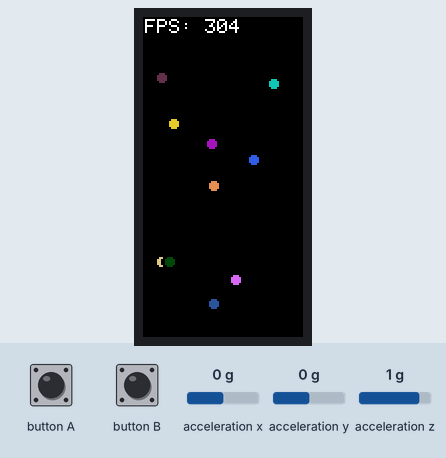
The sketch below on a simulated ESP32. On the bench: 80×160 colour display. The inputs (shaded band) are chosen by the test bench; at power-on: acceleration x 0 g, acceleration y 0 g, acceleration z 1 g. Random numbers use the default seed unless the sketch sets one.

Above: at 1.3 s.
1.4 s: button A pressed for 0.15 s
At 1.82 s:
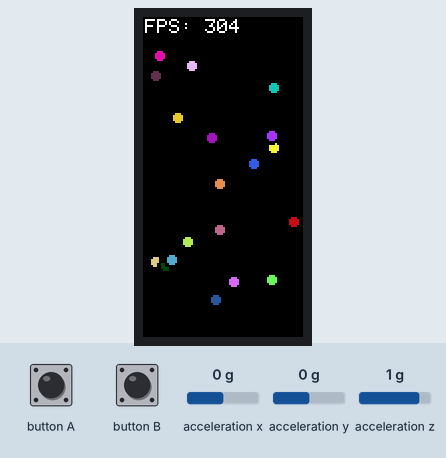
2.1 s: button A pressed for 1 s
At 2.43 s:
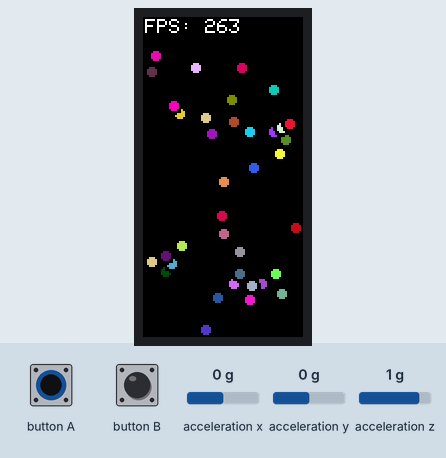
3.7 s: button A pressed for 0.15 s
At 4.27 s:
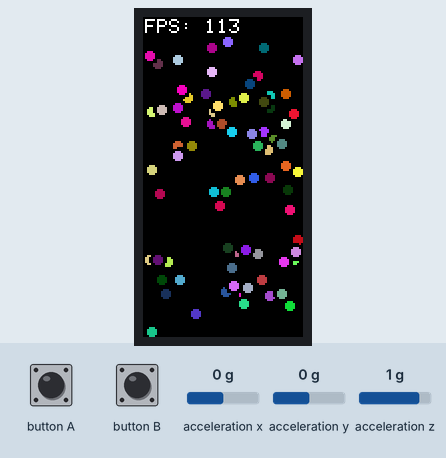
4.4 s: button A pressed for 3.2 s
At 4.59 s:
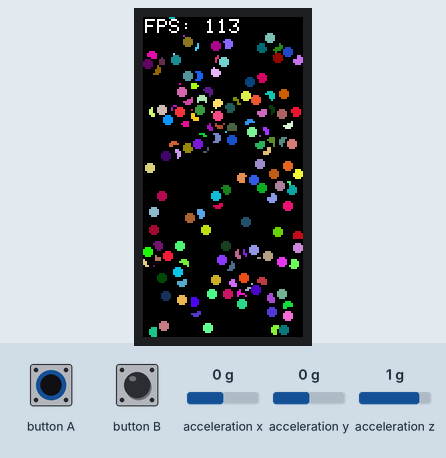
8.2 s: button A pressed for 0.15 s
At 8.67 s:
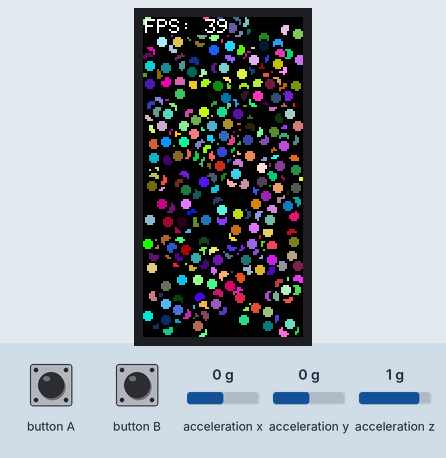
8.9 s: button A pressed for 1 s
At 9.32 s:
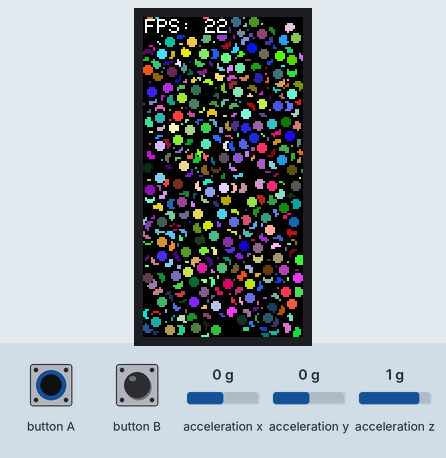
Timing chart, 0 to 11.5 s (numbered marks = the images above; inputs shaded):
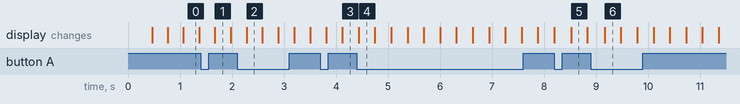

The sketch:

physic.ino
```cpp
#include <M5StickC.h>

#define MAX_BALL_COUNT 500 // 最大ボール数
#define BALL_RADIUS 2      // ボールの半径 (2ピクセル = 2cm)
#define SCREEN_WIDTH 80    // 画面の幅 (80ピクセル = 80cm)
#define SCREEN_HEIGHT 160  // 画面の高さ (160ピクセル = 160cm)
#define GRAVITY 981.0      // 重力加速度 (cm/s^2)

bool isBrah = false;

float ballX[MAX_BALL_COUNT];
float ballY[MAX_BALL_COUNT];
float velocityX[MAX_BALL_COUNT];
float velocityY[MAX_BALL_COUNT];
uint16_t ballColors[MAX_BALL_COUNT]; // ボールの色

int ballCount = 10;             // 初期ボール数
unsigned long previousTime = 0; // 前回のフレーム計算時間

void initializeBall(int index)
{
    ballX[index] = random(BALL_RADIUS, SCREEN_WIDTH - BALL_RADIUS);
    ballY[index] = random(BALL_RADIUS, SCREEN_HEIGHT - BALL_RADIUS);
    velocityX[index] = random(-50, 50) / 10.0; // 初期速度 (cm/s)
    velocityY[index] = random(-50, 50) / 10.0;
    ballColors[index] = M5.Lcd.color565(random(0, 256), random(0, 256), random(0, 256)); // ランダムカラー
}

void setup()
{
    M5.begin();
    M5.Imu.Init();
    M5.Lcd.fillScreen(BLACK);

    for (int i = 0; i < ballCount; i++)
    {
        initializeBall(i);
    }
    previousTime = millis();
}

void loop()
{
    unsigned long currentTime = millis();
    float deltaTime = (currentTime - previousTime) / 1000.0; // デルタ時間
    previousTime = currentTime;

    float accX, accY, accZ;
    M5.update();

    // ボール数の増減
    if (M5.BtnA.wasPressed())
    {
        if (ballCount < MAX_BALL_COUNT)
        {
            ballCount *= 2; // ボール数を倍
            if (ballCount > MAX_BALL_COUNT)
                ballCount = MAX_BALL_COUNT; // 最大数を超えないように
            for (int i = 0; i < ballCount; i++)
            {
                if (i >= ballCount / 2)
                    initializeBall(i); // 新しいボールを初期化
            }
        }
    }

    if (M5.BtnB.wasPressed())
    {
        if (ballCount > 1)
        {
            ballCount /= 2; // ボール数を半分
            for (int i = ballCount; i < MAX_BALL_COUNT; i++)
            {
                M5.Lcd.fillCircle((int)ballX[i], (int)ballY[i], BALL_RADIUS + 2, BLACK); // 現在のボールを消去
            }
        }
    }
    if (M5.BtnA.isPressed() && M5.BtnB.wasPressed())
    {
        isBrah = !isBrah;
        M5.Lcd.fillScreen(BLACK);
    }

    M5.Imu.getAccelData(&accX, &accY, &accZ);

    // ボールの更新と描画
    for (int i = 0; i < ballCount; i++)
    {
        if (!isBrah)
        {
            M5.Lcd.fillCircle((int)ballX[i], (int)ballY[i], BALL_RADIUS + 2, BLACK);
        }

        // 速度の更新
        velocityX[i] += accX * GRAVITY * deltaTime;
        velocityY[i] += accY * GRAVITY * deltaTime;

        // 位置の更新
        ballX[i] -= velocityX[i] * deltaTime; // X軸は上下が反転するため減算
        ballY[i] += velocityY[i] * deltaTime;

        // 壁との衝突処理
        if (ballX[i] - BALL_RADIUS < 0 || ballX[i] + BALL_RADIUS > SCREEN_WIDTH)
        {
            velocityX[i] *= -0.8;
            ballX[i] = constrain(ballX[i], BALL_RADIUS, SCREEN_WIDTH - BALL_RADIUS);
        }
        if (ballY[i] - BALL_RADIUS < 0 || ballY[i] + BALL_RADIUS > SCREEN_HEIGHT)
        {
            velocityY[i] *= -0.8;
            ballY[i] = constrain(ballY[i], BALL_RADIUS, SCREEN_HEIGHT - BALL_RADIUS);
        }

        M5.Lcd.fillCircle((int)ballX[i], (int)ballY[i], BALL_RADIUS, ballColors[i]);
    }

    // ボール同士の当たり判定
    for (int i = 0; i < ballCount; i++)
    {
        for (int j = i + 1; j < ballCount; j++)
        {
            float dx = ballX[i] - ballX[j];
            float dy = ballY[i] - ballY[j];
            float distance = sqrt(dx * dx + dy * dy);

            if (distance < 2 * BALL_RADIUS)
            {
                float tempVx = velocityX[i];
                float tempVy = velocityY[i];

                velocityX[i] = velocityX[j];
                velocityY[i] = velocityY[j];
                velocityX[j] = tempVx;
                velocityY[j] = tempVy;

                float overlap = 2 * BALL_RADIUS - distance;
                float correctionX = (dx / distance) * overlap / 2.0;
                float correctionY = (dy / distance) * overlap / 2.0;

                ballX[i] += correctionX;
                ballY[i] += correctionY;
                ballX[j] -= correctionX;
                ballY[j] -= correctionY;
            }
        }
    }

    displayFPS(currentTime);
}

void displayFPS(unsigned long start)
{
    static unsigned long lastTime = 0;
    static int frameCount = 0, currentFrameRate = 0;

    frameCount++;
    if (millis() - lastTime >= 1000)
    {
        currentFrameRate = frameCount;
        frameCount = 0;
        lastTime = millis();
    }
    M5.Lcd.setCursor(1, 1);
    M5.Lcd.setTextColor(WHITE, BLACK);
    M5.Lcd.printf("FPS: %d\n", currentFrameRate);
}
```
